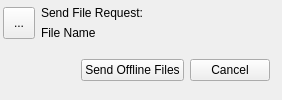
<?xml version="1.0" encoding="UTF-8"?>
<ui version="4.0">
 <class>ProgressInfoWidget</class>
 <widget class="QWidget" name="ProgressInfoWidget">
  <property name="geometry">
   <rect>
    <x>0</x>
    <y>0</y>
    <width>282</width>
    <height>100</height>
   </rect>
  </property>
  <property name="windowTitle">
   <string>Form</string>
  </property>
  <layout class="QVBoxLayout" name="verticalLayout">
   <property name="spacing">
    <number>6</number>
   </property>
   <property name="leftMargin">
    <number>3</number>
   </property>
   <property name="topMargin">
    <number>6</number>
   </property>
   <property name="rightMargin">
    <number>3</number>
   </property>
   <property name="bottomMargin">
    <number>6</number>
   </property>
   <item>
    <layout class="QGridLayout" name="gridLayout">
     <item row="0" column="0" rowspan="2">
      <widget class="QToolButton" name="toolButtonFile">
       <property name="minimumSize">
        <size>
         <width>32</width>
         <height>32</height>
        </size>
       </property>
       <property name="toolTip">
        <string>Open File</string>
       </property>
       <property name="text">
        <string>...</string>
       </property>
       <property name="iconSize">
        <size>
         <width>48</width>
         <height>48</height>
        </size>
       </property>
      </widget>
     </item>
     <item row="0" column="1">
      <widget class="QLabel" name="labelStatus">
       <property name="text">
        <string notr="true">Send File Request:</string>
       </property>
      </widget>
     </item>
     <item row="1" column="1">
      <widget class="QLabel" name="labelFileName">
       <property name="text">
        <string notr="true">File Name</string>
       </property>
       <property name="textInteractionFlags">
        <set>Qt::LinksAccessibleByMouse|Qt::TextSelectableByMouse</set>
       </property>
      </widget>
     </item>
    </layout>
   </item>
   <item>
    <widget class="QStackedWidget" name="stackedWidget">
     <property name="currentIndex">
      <number>0</number>
     </property>
     <widget class="QWidget" name="pageWaitingForSending">
      <layout class="QHBoxLayout" name="horizontalLayout">
       <item>
        <spacer name="horizontalSpacer">
         <property name="orientation">
          <enum>Qt::Horizontal</enum>
         </property>
         <property name="sizeHint" stdset="0">
          <size>
           <width>40</width>
           <height>20</height>
          </size>
         </property>
        </spacer>
       </item>
       <item>
        <widget class="QPushButton" name="pushButtonSendOfflineFile">
         <property name="text">
          <string>Send Offline Files</string>
         </property>
        </widget>
       </item>
       <item>
        <widget class="QPushButton" name="pushButtonCancel">
         <property name="text">
          <string>Cancel</string>
         </property>
        </widget>
       </item>
      </layout>
     </widget>
     <widget class="QWidget" name="pageProgress">
      <layout class="QGridLayout" name="gridLayout_2">
       <property name="leftMargin">
        <number>3</number>
       </property>
       <property name="topMargin">
        <number>3</number>
       </property>
       <property name="rightMargin">
        <number>3</number>
       </property>
       <property name="bottomMargin">
        <number>3</number>
       </property>
       <property name="spacing">
        <number>3</number>
       </property>
       <item row="0" column="0">
        <widget class="QProgressBar" name="progressBar">
         <property name="value">
          <number>0</number>
         </property>
        </widget>
       </item>
       <item row="1" column="0">
        <widget class="QLabel" name="label_3">
         <property name="text">
          <string>Speed:</string>
         </property>
        </widget>
       </item>
       <item row="0" column="1">
        <widget class="QToolButton" name="toolButtonAbort">
         <property name="text">
          <string>...</string>
         </property>
         <property name="icon">
          <iconset resource="../../resources.qrc">
           <normaloff>:/resources/images/closetab.png</normaloff>:/resources/images/closetab.png</iconset>
         </property>
         <property name="autoRaise">
          <bool>false</bool>
         </property>
        </widget>
       </item>
      </layout>
     </widget>
     <widget class="QWidget" name="pageWaitingForReceiving">
      <layout class="QHBoxLayout" name="horizontalLayout_2">
       <item>
        <spacer name="horizontalSpacer_2">
         <property name="orientation">
          <enum>Qt::Horizontal</enum>
         </property>
         <property name="sizeHint" stdset="0">
          <size>
           <width>40</width>
           <height>20</height>
          </size>
         </property>
        </spacer>
       </item>
       <item>
        <widget class="QPushButton" name="pushButtonAccept">
         <property name="text">
          <string>Accept</string>
         </property>
        </widget>
       </item>
       <item>
        <widget class="QPushButton" name="pushButtonSaveAs">
         <property name="text">
          <string>Save As</string>
         </property>
        </widget>
       </item>
       <item>
        <widget class="QPushButton" name="pushButtonDecline">
         <property name="text">
          <string>Decline</string>
         </property>
        </widget>
       </item>
      </layout>
     </widget>
    </widget>
   </item>
  </layout>
 </widget>
 <resources>
  <include location="../../resources.qrc"/>
 </resources>
 <connections/>
</ui>
